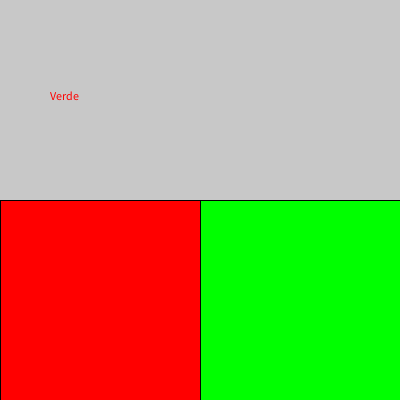
Frame 1 (no input)
Frame 60 (the mouse pressed at the canvas centre just before this capture): identical to frame 1, image omitted
Frame 120 (the mouse held since frame 60 and released just before this capture): identical to frame 1, image omitted

The Processing sketch that drew this single still picture (run headless with seeded random() and noise(); from frame 60 on, the mouse is pressed at the canvas centre):

// Processing sketch: colores_texto
// ── colores_texto.pde
color colorRandom1 = color(255, 0, 0);
color colorRandom2 = color(0, 255, 0);
String textoDelColor = "Verde";
String respuesta;
boolean hiceClick = false;

void setup() {
  size(400, 400);
}

void draw() {
  background(200);  
  if(!hiceClick){
    fill(colorRandom1);
    text(textoDelColor, 50, 100);
  
    fill(colorRandom1);
    rect(0, height/2, width/2, height/2);
  
    fill(colorRandom2);
    rect(width/2, height/2, width/2, height/2);
  }else{
    text(respuesta, 50, 100);
  }
}

void mouseClicked() {
  if (mouseX < width/2 && mouseY > height/2) {
    if (textoDelColor == "Verde" && green(colorRandom1) == 255) {
      respuesta = "Excelente!";
    } else {
      respuesta = "Error!";
    }
    hiceClick = true;
  } else if (mouseX < width/2 && mouseY > height/2) {
    hiceClick = true;
  }
}
